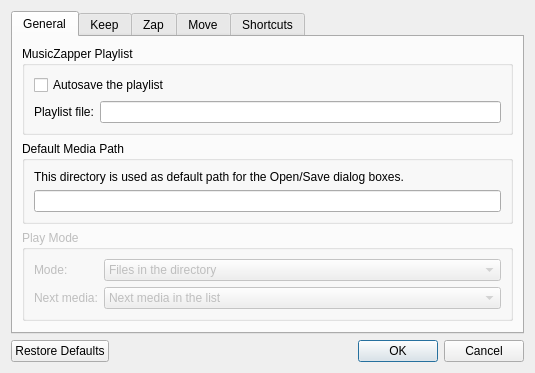
<?xml version="1.0" encoding="UTF-8"?>
<ui version="4.0">
 <class>SettingsDialog</class>
 <widget class="QDialog" name="SettingsDialog">
  <property name="geometry">
   <rect>
    <x>0</x>
    <y>0</y>
    <width>535</width>
    <height>341</height>
   </rect>
  </property>
  <property name="windowTitle">
   <string>Settings</string>
  </property>
  <layout class="QVBoxLayout" name="verticalLayout">
   <item>
    <widget class="QTabWidget" name="tabWidget">
     <property name="currentIndex">
      <number>0</number>
     </property>
     <widget class="QWidget" name="tabGeneral">
      <attribute name="title">
       <string>General</string>
      </attribute>
      <layout class="QVBoxLayout" name="verticalLayout_3">
       <item>
        <widget class="QGroupBox" name="groupBox">
         <property name="title">
          <string>MusicZapper Playlist</string>
         </property>
         <layout class="QVBoxLayout" name="verticalLayout_2">
          <item>
           <widget class="QCheckBox" name="autosaveCheckBox">
            <property name="text">
             <string>Autosave the playlist</string>
            </property>
           </widget>
          </item>
          <item>
           <layout class="QHBoxLayout" name="horizontalLayout">
            <item>
             <widget class="QLabel" name="playlistPathLabel">
              <property name="text">
               <string>Playlist file:</string>
              </property>
             </widget>
            </item>
            <item>
             <widget class="QLineEdit" name="playlistPathLineEdit"/>
            </item>
           </layout>
          </item>
         </layout>
        </widget>
       </item>
       <item>
        <widget class="QGroupBox" name="groupBox_3">
         <property name="title">
          <string>Default Media Path</string>
         </property>
         <layout class="QVBoxLayout" name="verticalLayout_8">
          <item>
           <widget class="QLabel" name="label_4">
            <property name="text">
             <string>This directory is used as default path for the Open/Save dialog boxes.</string>
            </property>
           </widget>
          </item>
          <item>
           <widget class="QLineEdit" name="defaultMediaPathlineEdit"/>
          </item>
         </layout>
        </widget>
       </item>
       <item>
        <widget class="QGroupBox" name="groupBox_2">
         <property name="enabled">
          <bool>false</bool>
         </property>
         <property name="title">
          <string>Play Mode</string>
         </property>
         <layout class="QVBoxLayout" name="verticalLayout_4">
          <item>
           <layout class="QFormLayout" name="formLayout">
            <item row="0" column="0">
             <widget class="QLabel" name="label_2">
              <property name="text">
               <string>Mode:</string>
              </property>
             </widget>
            </item>
            <item row="0" column="1">
             <widget class="QComboBox" name="comboBox">
              <item>
               <property name="text">
                <string>Files in the directory</string>
               </property>
              </item>
              <item>
               <property name="text">
                <string>Playlist</string>
               </property>
              </item>
             </widget>
            </item>
            <item row="1" column="0">
             <widget class="QLabel" name="label_3">
              <property name="text">
               <string>Next media:</string>
              </property>
             </widget>
            </item>
            <item row="1" column="1">
             <widget class="QComboBox" name="comboBox_2">
              <item>
               <property name="text">
                <string>Next media in the list</string>
               </property>
              </item>
              <item>
               <property name="text">
                <string>Random</string>
               </property>
              </item>
             </widget>
            </item>
           </layout>
          </item>
         </layout>
        </widget>
       </item>
       <item>
        <spacer name="verticalSpacer">
         <property name="orientation">
          <enum>Qt::Vertical</enum>
         </property>
         <property name="sizeHint" stdset="0">
          <size>
           <width>20</width>
           <height>40</height>
          </size>
         </property>
        </spacer>
       </item>
      </layout>
     </widget>
     <widget class="QWidget" name="tabKeep">
      <attribute name="title">
       <string>Keep</string>
      </attribute>
      <layout class="QVBoxLayout" name="verticalLayout_5">
       <item>
        <widget class="CommandSettingsPage" name="keepPage" native="true"/>
       </item>
      </layout>
     </widget>
     <widget class="QWidget" name="tabZap">
      <attribute name="title">
       <string>Zap</string>
      </attribute>
      <layout class="QVBoxLayout" name="verticalLayout_6">
       <item>
        <widget class="CommandSettingsPage" name="zapPage" native="true"/>
       </item>
      </layout>
     </widget>
     <widget class="QWidget" name="tabMove">
      <attribute name="title">
       <string>Move</string>
      </attribute>
      <layout class="QVBoxLayout" name="verticalLayout_7">
       <item>
        <widget class="CommandSettingsPage" name="movePage" native="true"/>
       </item>
      </layout>
     </widget>
     <widget class="QWidget" name="tabShortcuts">
      <attribute name="title">
       <string>Shortcuts</string>
      </attribute>
     </widget>
    </widget>
   </item>
   <item>
    <widget class="QDialogButtonBox" name="buttonBox">
     <property name="orientation">
      <enum>Qt::Horizontal</enum>
     </property>
     <property name="standardButtons">
      <set>QDialogButtonBox::Cancel|QDialogButtonBox::Ok|QDialogButtonBox::RestoreDefaults</set>
     </property>
    </widget>
   </item>
  </layout>
 </widget>
 <customwidgets>
  <customwidget>
   <class>CommandSettingsPage</class>
   <extends>QWidget</extends>
   <header>Widgets/CommandSettingsPage</header>
   <container>1</container>
  </customwidget>
 </customwidgets>
 <resources/>
 <connections>
  <connection>
   <sender>buttonBox</sender>
   <signal>accepted()</signal>
   <receiver>SettingsDialog</receiver>
   <slot>accept()</slot>
   <hints>
    <hint type="sourcelabel">
     <x>257</x>
     <y>318</y>
    </hint>
    <hint type="destinationlabel">
     <x>157</x>
     <y>274</y>
    </hint>
   </hints>
  </connection>
  <connection>
   <sender>buttonBox</sender>
   <signal>rejected()</signal>
   <receiver>SettingsDialog</receiver>
   <slot>reject()</slot>
   <hints>
    <hint type="sourcelabel">
     <x>325</x>
     <y>318</y>
    </hint>
    <hint type="destinationlabel">
     <x>286</x>
     <y>274</y>
    </hint>
   </hints>
  </connection>
 </connections>
</ui>
